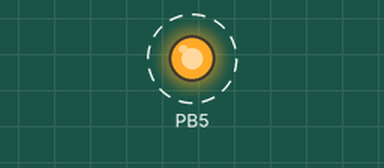
A program run on a simulated ATmega328P, built with avr-gcc and emulated at 16 MHz. On the bench: output pins drawn as LEDs (lit = HIGH). Dashed ring = blinking.

Above: at 0.2 s.
Timing chart, 0 to 3.0 s (numbered marks = the images above):
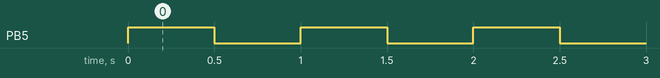

Measured:
- by itself, PB5: alternates HIGH for 0.50 s and LOW for 0.50 s

The program:

main.c
```c
/*
 * Blink.c
 *
 * Created: 05.02.2018 18:54:38
 * Author : Joachim
 */

#define F_CPU 16000000UL
#include <avr/io.h>
#include <util/delay.h>


void setup()
{

	// Data Direction Register
	DDRB  |= (1 << DDB5) ; // PB5 wird zum Ausgang

	PORTB |= 1 << PORTB5;

}

void loop()
{

	PORTB |=1 <<PORTB5;
	_delay_ms(500);


	PORTB &= ~(1 <<PORTB5);
	_delay_ms(500);
}

int main(void)
{

	setup();


    while (1)
    {
		loop();


    }
}
```
